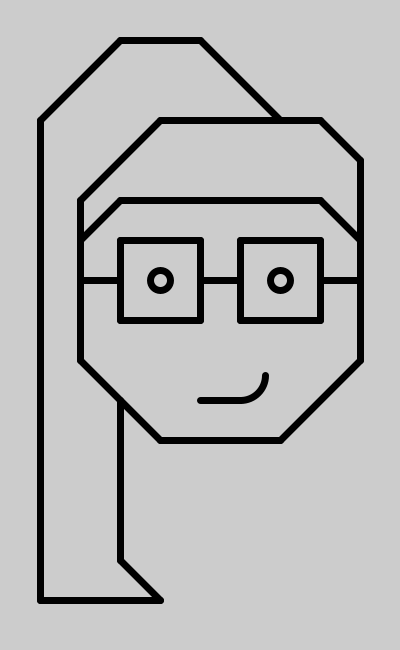
Frame 1 (no input)
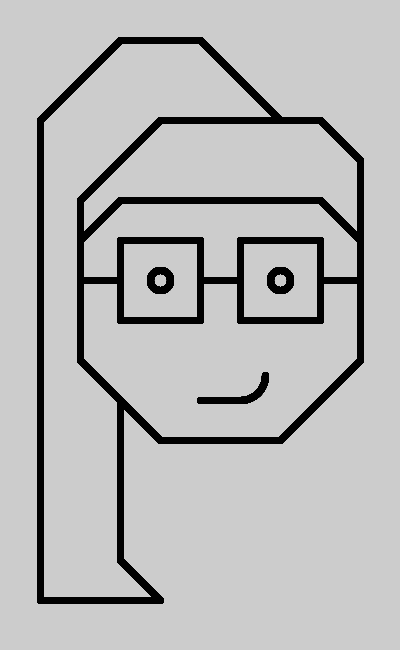
Frame 60 (the mouse pressed at the canvas centre just before this capture)
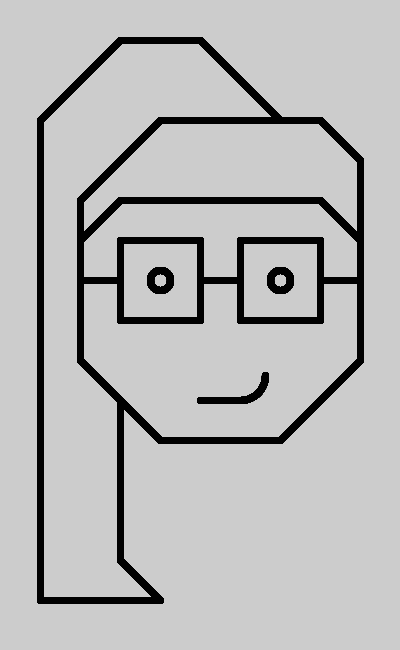
Frame 120 (the mouse held since frame 60 and released just before this capture)

The Processing sketch that drew these frames (run headless with seeded random() and noise(); from frame 60 on, the mouse is pressed at the canvas centre):

// Processing sketch: retrato_propio
// ── retrato_propio.pde
float m=40;

void setup (){
  size(400,650);
  noFill();
  strokeWeight(7);
  
  
}

void draw (){
  //forma de la cara
  line(m*2,m*5,m*4,m*3);
  line(m*4,m*3,m*8,m*3);
  line(m*8,m*3,m*9,m*4);
  line(m*9,m*4,m*9,m*9);
  line(m*9,m*9,m*7,m*11);
  line(m*7,m*11,m*4,m*11);
  line(m*4,m*11,m*2,m*9);
  line(m*2,m*9,m*2,m*5);
  //coleta
  line(m*7,m*3,m*5,m);
  line(m*5,m,m*3,m);
  line(m*3,m,m,m*3);
  line(m,m*3,m,m*15);
  line(m,m*15,m*4,m*15);
  line(m*4,m*15,m*3,m*14);
  line(m*3,m*14,m*3,m*10);
  line(m*2,m*6,m*3,m*5);
  line(m*3,m*5,m*8,m*5);
  line(m*8,m*5,m*9,m*6);
  //gafas
  line(m*2,m*7,m*3,m*7);
  line(m*3,m*6,m*3,m*8);
  line(m*3,m*6,m*5,m*6);
  line(m*5,m*6,m*5,m*8);
  line(m*5,m*8,m*3,m*8);
  line(m*5,m*7,m*6,m*7);
  line(m*6,m*6,m*6,m*8);
  line(m*6,m*8,m*8,m*8);
  line(m*8,m*8,m*8,m*6);
  line(m*8,m*6,m*6,m*6);
  line(m*8,m*7,m*9,m*7);
  //boca
  line(m*5,m*10,m*6,m*10);
  arc(m*6,m*9.39,50,50,radians(0),radians(90));
  //ojos
  ellipse(m*4,m*7,20,20);
  ellipse(m*7,m*7,20,20);
 
 
}

// ── Irene_Estelles.pde
void irene_estelles (){ 
 //forma de la cara
  line(m*2,m*5,m*4,m*3);
  line(m*4,m*3,m*8,m*3);
  line(m*8,m*3,m*9,m*4);
  line(m*9,m*4,m*9,m*9);
  line(m*9,m*9,m*7,m*11);
  line(m*7,m*11,m*4,m*11);
  line(m*4,m*11,m*2,m*9);
  line(m*2,m*9,m*2,m*5);
  //coleta
  line(m*7,m*3,m*5,m);
  line(m*5,m,m*3,m);
  line(m*3,m,m,m*3);
  line(m,m*3,m,m*15);
  line(m,m*15,m*4,m*15);
  line(m*4,m*15,m*3,m*14);
  line(m*3,m*14,m*3,m*10);
  line(m*2,m*6,m*3,m*5);
  line(m*3,m*5,m*8,m*5);
  line(m*8,m*5,m*9,m*6);
  //gafas
  line(m*2,m*7,m*3,m*7);
  line(m*3,m*6,m*3,m*8);
  line(m*3,m*6,m*5,m*6);
  line(m*5,m*6,m*5,m*8);
  line(m*5,m*8,m*3,m*8);
  line(m*5,m*7,m*6,m*7);
  line(m*6,m*6,m*6,m*8);
  line(m*6,m*8,m*8,m*8);
  line(m*8,m*8,m*8,m*6);
  line(m*8,m*6,m*6,m*6);
  line(m*8,m*7,m*9,m*7);
  //boca
  line(m*5,m*10,m*6,m*10);
  arc(m*6,m*9.39,m+10,m+10,radians(0),radians(90));
  //ojos
  ellipse(m*4,m*7,m-20,m-20);
  ellipse(m*7,m*7,m-20,m-20);
 
 
}
